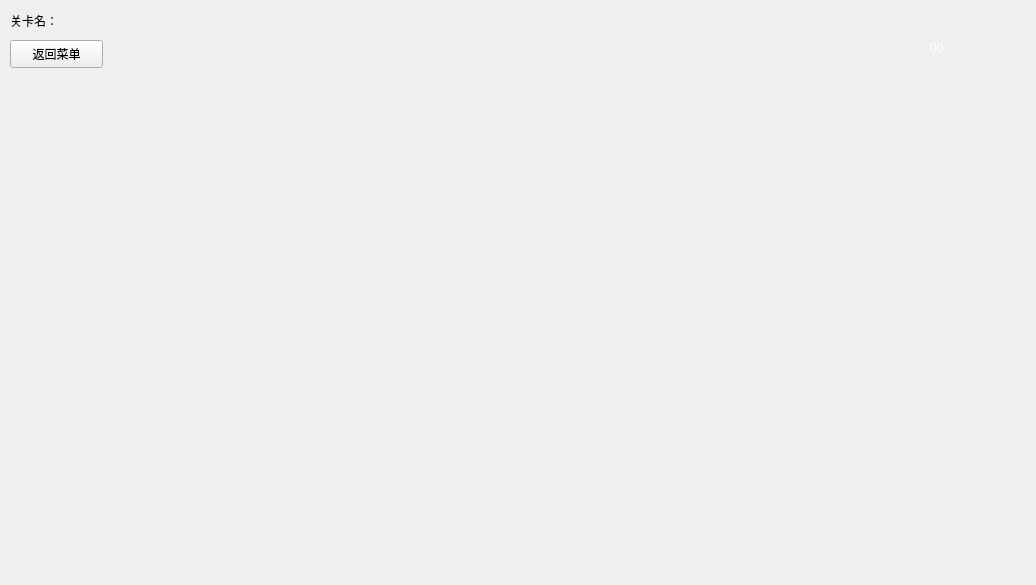
<?xml version="1.0" encoding="UTF-8"?>
<ui version="4.0">
 <class>Choose_Scene</class>
 <widget class="QWidget" name="Choose_Scene">
  <property name="geometry">
   <rect>
    <x>0</x>
    <y>0</y>
    <width>1036</width>
    <height>585</height>
   </rect>
  </property>
  <property name="windowTitle">
   <string>关卡选择</string>
  </property>
  <widget class="QPushButton" name="b1_exit">
   <property name="geometry">
    <rect>
     <x>10</x>
     <y>40</y>
     <width>93</width>
     <height>28</height>
    </rect>
   </property>
   <property name="text">
    <string>返回菜单</string>
   </property>
  </widget>
  <widget class="QLabel" name="l1_nameOfLevel">
   <property name="geometry">
    <rect>
     <x>10</x>
     <y>10</y>
     <width>161</width>
     <height>21</height>
    </rect>
   </property>
   <property name="text">
    <string>关卡名：</string>
   </property>
  </widget>
  <widget class="QLabel" name="l2_flower">
   <property name="geometry">
    <rect>
     <x>860</x>
     <y>30</y>
     <width>61</width>
     <height>101</height>
    </rect>
   </property>
   <property name="text">
    <string/>
   </property>
   <property name="pixmap">
    <pixmap resource="res.qrc">:/res/flower_1.gif</pixmap>
   </property>
   <property name="scaledContents">
    <bool>true</bool>
   </property>
  </widget>
  <widget class="QLabel" name="l3_score">
   <property name="geometry">
    <rect>
     <x>930</x>
     <y>40</y>
     <width>72</width>
     <height>15</height>
    </rect>
   </property>
   <property name="styleSheet">
    <string notr="true">font: normal normal 20px &quot;微软雅黑&quot;;
color: white;</string>
   </property>
   <property name="text">
    <string>00</string>
   </property>
  </widget>
 </widget>
 <resources>
  <include location="res.qrc"/>
 </resources>
 <connections/>
</ui>
